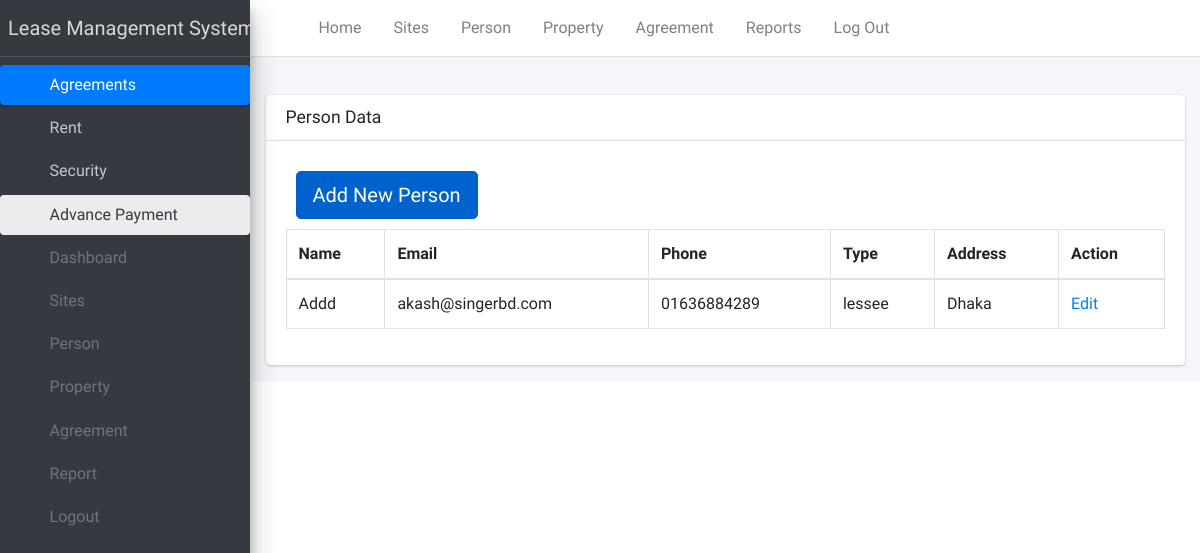
The app's page /person/ with its own data.
### agreement/models.py (models this page shows, shortened)
class Person(models.Model):
    name=models.CharField(max_length=100)
    person_type=models.CharField(max_length=30,choices=[
        ('organization', 'organization'),
        ('person', 'person')])
    type=models.CharField(max_length=30,
    choices=[
        ('lessee', 'lessee'),
        ('lessor', 'lessor'),
        ('witness', 'witness')])
    nid=models.CharField(max_length=20)
    email=models.CharField(max_length=40)
    phone=models.CharField(max_length=20)
    address=models.CharField(max_length=450)
    hasbankinfo=models.CharField(max_length=50)
    sis_supplier_code=models.CharField(max_length=50,blank=True)
    name_of_dealing_person=models.CharField(max_length=50,blank=True)
    phone_number_of_dealing_person=models.CharField(max_length=50,blank=True)
    email_of_dealing_person=models.EmailField(max_length=30,blank=True)
    relationship=models.CharField(max_length=30,blank=True)

### rentmanagement/views.py (the view)
# urls.py: path('person/',person_view,name='person_view'),
def person_view(request):
    all_person = Person.objects.all()
    return render(request, 'agreement/person_result.html', {'all_person': all_person})

### templates/agreement/person_result.html (shortened to what this page needs)
{% extends 'agreement/basefile.html' %}
{% block content %}
<section class="content">
  <div class="row">
    <div class="col-12">
      <div class="card">
        <div class="card-header">
          <h3 class="card-title">Person Data</h3>
        </div>
        <div class="card-body">
          <div id="example2_wrapper" class="dataTables_wrapper dt-bootstrap4">
            <div class="row">
              <div class="col-sm-12 col-md-6">
                <a href="{%url 'person_input_view' %}"  style="margin: 10px" class="btn btn-primary btn-lg active" role="button" aria-pressed="true">Add New Person</a>
              </div>
              <div class="col-sm-12 col-md-6">
              </div>
            </div>
            <div class="row">
              <div class="col-sm-12">
                <table id="example2" class="table table-bordered table-hover dataTable" role="grid" aria-describedby="example2_info">
                  <thead>
                    <tr role="row">
                      <th class="sorting_asc" tabindex="0" aria-controls="example2" rowspan="1" colspan="1" aria-sort="ascending" aria-label="Rendering engine: activate to sort column descending">Name</th>
                      <th class="sorting" tabindex="0" aria-controls="example2" rowspan="1" colspan="1" aria-label="Browser: activate to sort column ascending">Email</th>
                      <th class="sorting" tabindex="0" aria-controls="example2" rowspan="1" colspan="1" aria-label="Platform(s): activate to sort column ascending">Phone</th>
                      <th class="sorting" tabindex="0" aria-controls="example2" rowspan="1" colspan="1" aria-label="Engine version: activate to sort column ascending">Type</th>
                      <th class="sorting" tabindex="0" aria-controls="example2" rowspan="1" colspan="1" aria-label="CSS grade: activate to sort column ascending">Address</th>
                      <th class="sorting" tabindex="0" aria-controls="example2" rowspan="1" colspan="1" aria-label="CSS grade: activate to sort column ascending">Action</th>
                    </tr>
                  </thead>
                  <tbody>
                    {% for person in all_person %}
                    <tr>
                      <td>{{ person.name }}</td>
                      <td>{{ person.email }}</td>
                      <td>{{ person.phone }}</td>
                      <td>{{ person.type }}</td>
                      <td>{{ person.address }}</td>
                      <td><a href="/person_edit_view/{{ person.id }}/" >Edit</a></td>
                    </tr>
                    {% endfor %}
                  </tbody>
                </table>
              </div>
            </div>
          </div>
        </div>
      </div>
    </div>
  </div>
</section>
{% endblock %}

### records on screen
Person: name "Addd", email "akash@singerbd.com", phone "01636884289", type "lessee", address "Dhaka"
